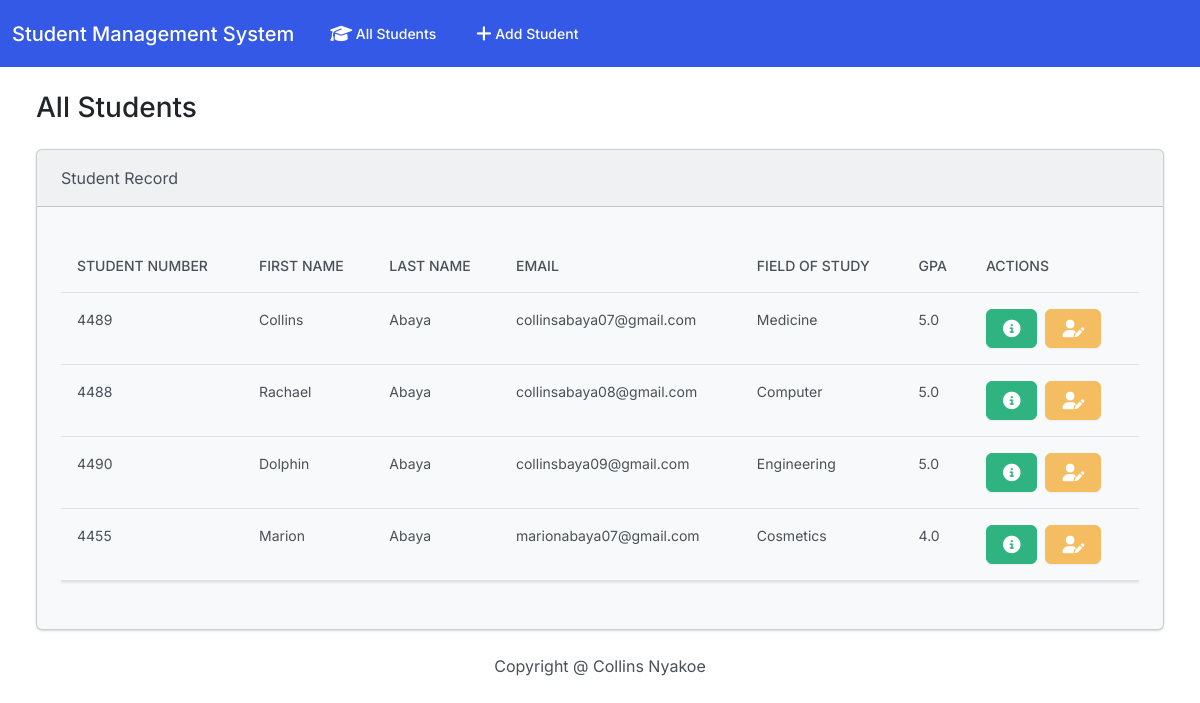
Before: / with the older database file.
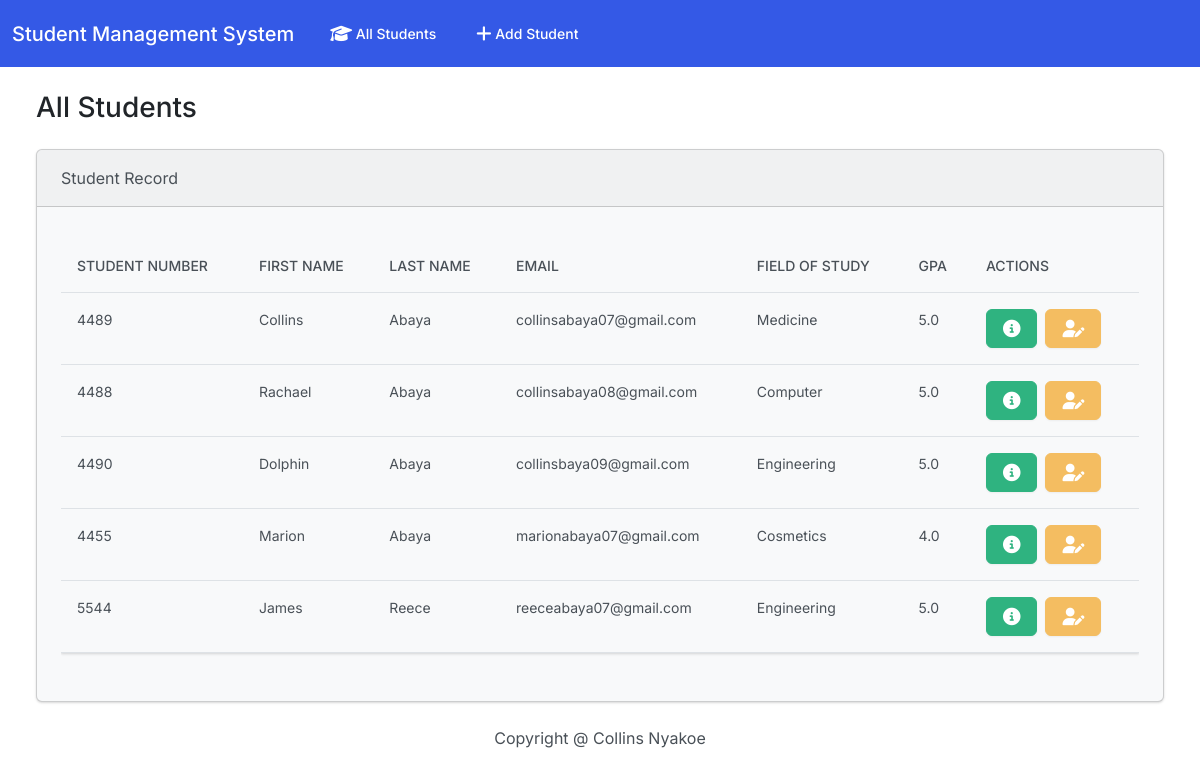
After: the same page with the newer database file.
### student/models.py (models this page shows, shortened)
class Student(models.Model):
    students_number = models.PositiveBigIntegerField()
    first_name = models.CharField(max_length=30)
    last_name = models.CharField(max_length=30)
    email = models.EmailField(max_length=100)
    field_of_study = models.CharField(max_length=50)
    gpa = models.FloatField()

### student/views.py (the view)
# urls.py: path('', views.index, name='index'),
def index(request):
    return render (request, 'students/index.html', { 'students': Student.objects.all
    })

### student/templates/students/index.html (shortened to what this page needs)
{% extends "students/base.html" %}
{% block body %}
<h3 class="m-4">All Students</h3>
        <div class="row">
            <div class="col-12">
              {% if students %}
              <div class="card bg-light ms-4 me-4 mb-4 ">
                <div class="card-header">Student Record</div>
                <div class="card-body">
                  <p class="card-text">
                    <div class="table-responsive">
                      <table class="table table-hover">
                        <thead>
                          <tr>
                            <th scope="col">Student Number</th>
                            <th scope="col">First Name</th>
                            <th scope="col">Last Name</th>
                            <th scope="col">Email</th>
                            <th scope="col">Field of Study</th>
                            <th scope="col">GPA</th>
                            <th scope="col">Actions</th>
                          </tr>
                        </thead>
                        <tbody>
                          {% for student in students %}
                          <tr>
                            <td>{{student.students_number}}</td>
                            <td>{{student.first_name}}</td>
                            <td>{{student.last_name}}</td>
                            <td>{{student.email}}</td>
                            <td>{{student.field_of_study}}</td>
                            <td>{{student.gpa}}</td>
                            <td>
                              <button type="button" class="btn btn-success me-1" href="{% url 'view_student' student.id %}" data-bs-toggle="modal" data-bs-target="#myModal{{student.id}}"> </button>
                              <a href="{% url 'edit' student.id %}" class="btn btn-warning me-1">
                              </a>
                            </td>
                          </tr>
                          {% endfor %}
                        </tbody>
                      </table>
                    </div>
                  </p>
                </div>
              </div>
              {% else %}
              <h5 class="alert alert-primary ms-4 me-4">No Student Record</h5>
              {% endif %}
            </div>
        </div>
{% endblock %}

Changed rows visible on the page:
added Student: students_number "5544", first_name "James", last_name "Reece", email "reeceabaya07@gmail.com", field_of_study "Engineering", gpa "5.0"
